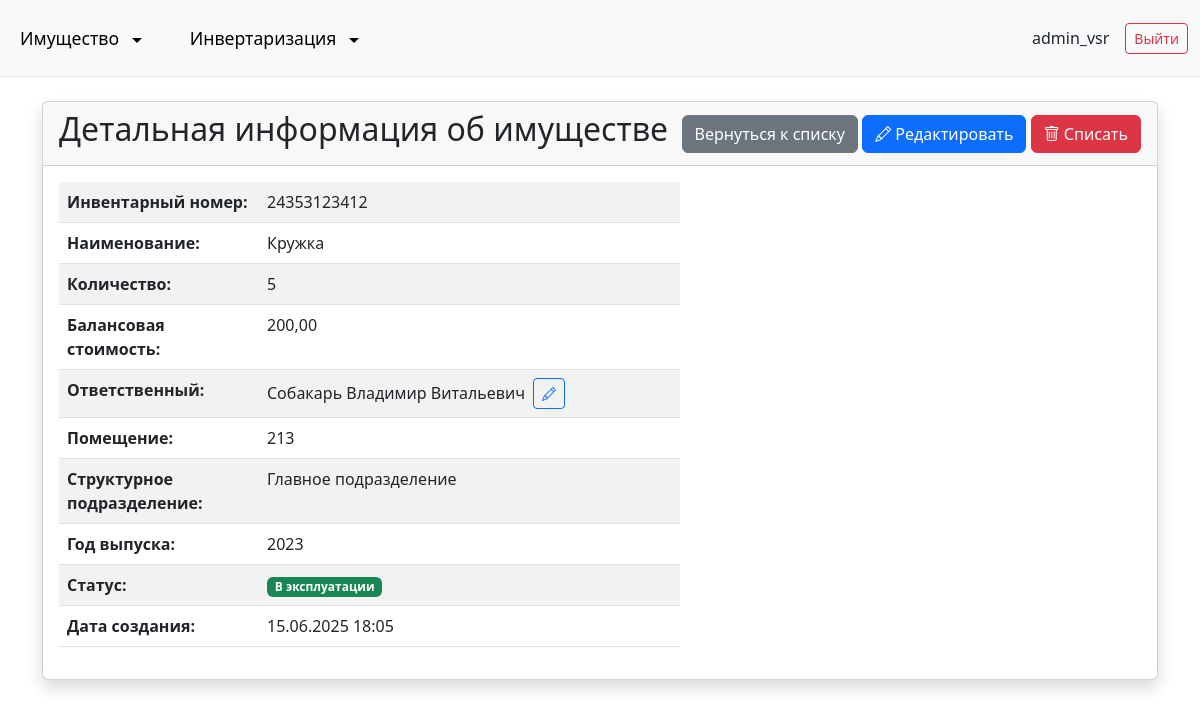
The app's page /detail/9/ (signed in) with its own data.
### assets/models.py (models this page shows, shortened)
class Asset(models.Model):
    inventory_number = models.CharField('Инвентарный номер', max_length=100, unique=True)
    asset_name = models.CharField('Наименование', max_length=255)
    quantity = models.IntegerField('Количество', default=1)
    book_value = models.DecimalField('Балансовая стоимость', max_digits=12, decimal_places=2, null=True, blank=True)
    responsible = models.CharField('Ответственный', max_length=255, null=True, blank=True)
    location = models.ForeignKey(
        Location,
        on_delete=models.SET_NULL,
        null=True,
        blank=True,
        related_name='assets',
        verbose_name='Помещение'
    )
    department = models.ForeignKey(
        'inventory.Department',
        on_delete=models.SET_NULL,
        null=True,
        blank=True,
        related_name='assets',
        verbose_name='Структурное подразделение'
    )
    year_of_manufacture = models.IntegerField('Год выпуска', null=True, blank=True)
    photo = models.ImageField('Фото', upload_to='assets/', null=True, blank=True)
    qr_code = models.CharField('QR код', max_length=150, null=True, blank=True)
    qr_image = models.ImageField('QR изображение', upload_to='qr_codes/assets/', null=True, blank=True)
    total_written_off = models.PositiveIntegerField(default=0)
    is_written_off = models.BooleanField('Списано', default=False)
    write_off_date = models.DateTimeField('Дата списания', null=True, blank=True)
    created_at = models.DateTimeField('Дата создания', auto_now_add=True)
    updated_at = models.DateTimeField('Дата обновления', auto_now=True)
    class Meta:
        verbose_name = 'Имущество'
        verbose_name_plural = 'Имущество'
        ordering = ['inventory_number']

### locations/models.py (models this page shows, shortened)
class Location(models.Model):
    name = models.CharField('Название помещения', max_length=255)
    qr_code = models.CharField('QR код', max_length=150, unique=True)
    qr_image = models.ImageField('QR изображение', upload_to='qr_codes/locations/', null=True, blank=True)
    created_at = models.DateTimeField('Дата создания', auto_now_add=True)
    updated_at = models.DateTimeField('Дата обновления', auto_now=True)
    class Meta:
        verbose_name = 'Помещение'
        verbose_name_plural = 'Помещения'
        ordering = ['name']

### inventory/models.py (models this page shows, shortened)
class Department(models.Model):
    name = models.CharField('Название', max_length=255)
    code = models.CharField('Код', max_length=50, blank=True, null=True)
    description = models.TextField('Описание', blank=True, null=True)
    class Meta:
        verbose_name = 'Структурное подразделение'
        verbose_name_plural = 'Структурные подразделения'
        ordering = ['name']

### assets/views.py (the view)
# urls.py: path('detail/<int:pk>/', views.property_detail, name='property_detail'),
@login_required
def property_detail(request, pk):
    asset = get_object_or_404(Asset, pk=pk)
    is_admin = request.user.is_staff or request.user.is_superuser
    try:
        user_profile = request.user.profile
        department = user_profile.department
    except:
        user_profile = None
        department = None
    if not is_admin and department and asset.department != department:
        messages.error(request, 'У вас нет доступа к этому имуществу.')
        return redirect('property_list')
    return render(request, 'assets/property_detail.html', {'asset': asset})

### templates/assets/property_detail.html (shortened to what this page needs)
{% extends "base.html" %}
{% block content %}
<div class="container mt-4">
    <div class="card shadow">
        <div class="card-header">
            <div class="d-flex justify-content-between align-items-center">
                <h2>Детальная информация об имуществе</h2>
                <div>
                    <a href="{% url 'property_list' %}" class="btn btn-secondary">Вернуться к списку</a>
                    {% if not asset.is_written_off %}
                    <a href="{% url 'edit_property' asset.id %}" class="btn btn-primary">
                        <i class="bi bi-pencil"></i> Редактировать
                    </a>
                    <a href="{% url 'write_off_asset' asset.id %}" class="btn btn-danger">
                        <i class="bi bi-trash"></i> Списать
                    </a>
                    {% endif %}
                </div>
            </div>
        </div>
        <div class="card-body">
            <div class="row">
                <div class="col-md-7">
                    <table class="table table-striped">
                        <tr>
                            <th style="width: 200px;">Инвентарный номер:</th>
                            <td>{{ asset.inventory_number }}</td>
                        </tr>
                        <tr>
                            <th>Наименование:</th>
                            <td>{{ asset.asset_name }}</td>
                        </tr>
                        <tr>
                            <th>Количество:</th>
                            <td>{{ asset.quantity }}</td>
                        </tr>
                        <tr>
                            <th>Балансовая стоимость:</th>
                            <td>{{ asset.book_value|default:"Не указана" }}</td>
                        </tr>
                        <tr>
                            <th>Ответственный:</th>
                            <td>
                                {% if not asset.is_written_off %}
                                <div class="d-flex align-items-center">
                                    <span id="responsible-text">{{ asset.responsible|default:"Не указан" }}</span>
                                    <button class="btn btn-sm btn-outline-primary ms-2" id="edit-responsible-btn">
                                        <i class="bi bi-pencil"></i>
                                    </button>
                                </div>
                                {% else %}
                                {{ asset.responsible|default:"Не указан" }}
                                {% endif %}
                            </td>
                        </tr>
                        <tr>
                            <th>Помещение:</th>
                            <td>{{ asset.location.name|default:"Не указано" }}</td>
                        </tr>
                        <tr>
                            <th>Структурное подразделение:</th>
                            <td>{{ asset.department.name|default:"Не указано" }}</td>
                        </tr>
                        <tr>
                            <th>Год выпуска:</th>
                            <td>{{ asset.year_of_manufacture|default:"Не указано" }}</td>
                        </tr>
                        <tr>
                            <th>Статус:</th>
                            <td>
                                {% if asset.is_written_off %}
                                <span class="badge bg-danger">Списано {{ asset.write_off_date|date:"d.m.Y" }}</span>
                                {% else %}
                                <span class="badge bg-success">В эксплуатации</span>
                                {% endif %}
                            </td>
                        </tr>
                        <tr>
                            <th>Дата создания:</th>
                            <td>{{ asset.created_at|date:"d.m.Y H:i" }}</td>
                        </tr>
                    </table>
                </div>
            </div>
        </div>
    </div>
</div>
{% endblock %}

### templates/base.html (shortened to what this page needs)
<!DOCTYPE html>
<html lang="ru">
<head>
    <link href="https://cdn.jsdelivr.net/npm/bootstrap@5.1.3/dist/css/bootstrap.min.css" rel="stylesheet">
    <link rel="stylesheet" href="https://cdn.jsdelivr.net/npm/bootstrap-icons@1.7.2/font/bootstrap-icons.css">
    <link rel="stylesheet" href="https://cdn.jsdelivr.net/npm/bootstrap@5.3.0/dist/css/bootstrap.min.css">
    <link rel="stylesheet" href="https://cdnjs.cloudflare.com/ajax/libs/font-awesome/5.15.4/css/all.min.css">
</head>
<body>
    <nav class="navbar navbar-expand-lg navbar-light bg-light border-bottom">
        <div class="container-fluid">
            <div class="navbar-nav me-auto mb-2 mb-lg-0">
                <div class="nav-item dropdown">
                    <a class="nav-link dropdown-toggle" href="{% url 'property_list' %}" role="button">
                        Имущество
                    </a>
                </div>
                <div class="nav-item dropdown">
                    <a class="nav-link dropdown-toggle" href="{% url 'inventory_home' %}" role="button">
                        Инвертаризация
                    </a>
                </div>
            </div>
            <div class="d-flex align-items-center">
                {% if user.is_authenticated %}
                    <span class="me-3">{{ user.get_full_name|default:user.username }}</span>
                    <a href="{% url 'logout' %}" class="btn btn-outline-danger btn-sm">Выйти</a>
                {% else %}
                    <a href="{% url 'login' %}" class=""></a>
                {% endif %}
            </div>
        </div>
    </nav>
    {% block content %}{% endblock %}
</body>
</html>

### templates/base.html (style rules this page uses)
.nav-link { font-size: 1.1rem; font-weight: 500; padding: 10px 15px; color: #000 !important; }
.navbar { padding: 15px 0; }
.dropdown-toggle::after { margin-left: 8px; vertical-align: middle; }
.nav-link.dropdown-toggle { cursor: pointer; }
.navbar-nav > .nav-item { margin-right: 2rem; }
.navbar-nav > .nav-item:last-child { margin-right: 0; }

### records on screen
Asset: inventory_number "24353123412", asset_name "Кружка", quantity "5", book_value "200,00", responsible "Собакарь Владимир Витальевич", location.name "213", department.name "Главное подразделение", year_of_manufacture "2023", created_at "15.06.2025 18:05"

### other values on screen
{{ user.get_full_name|default:user.username }} "admin_vsr"
